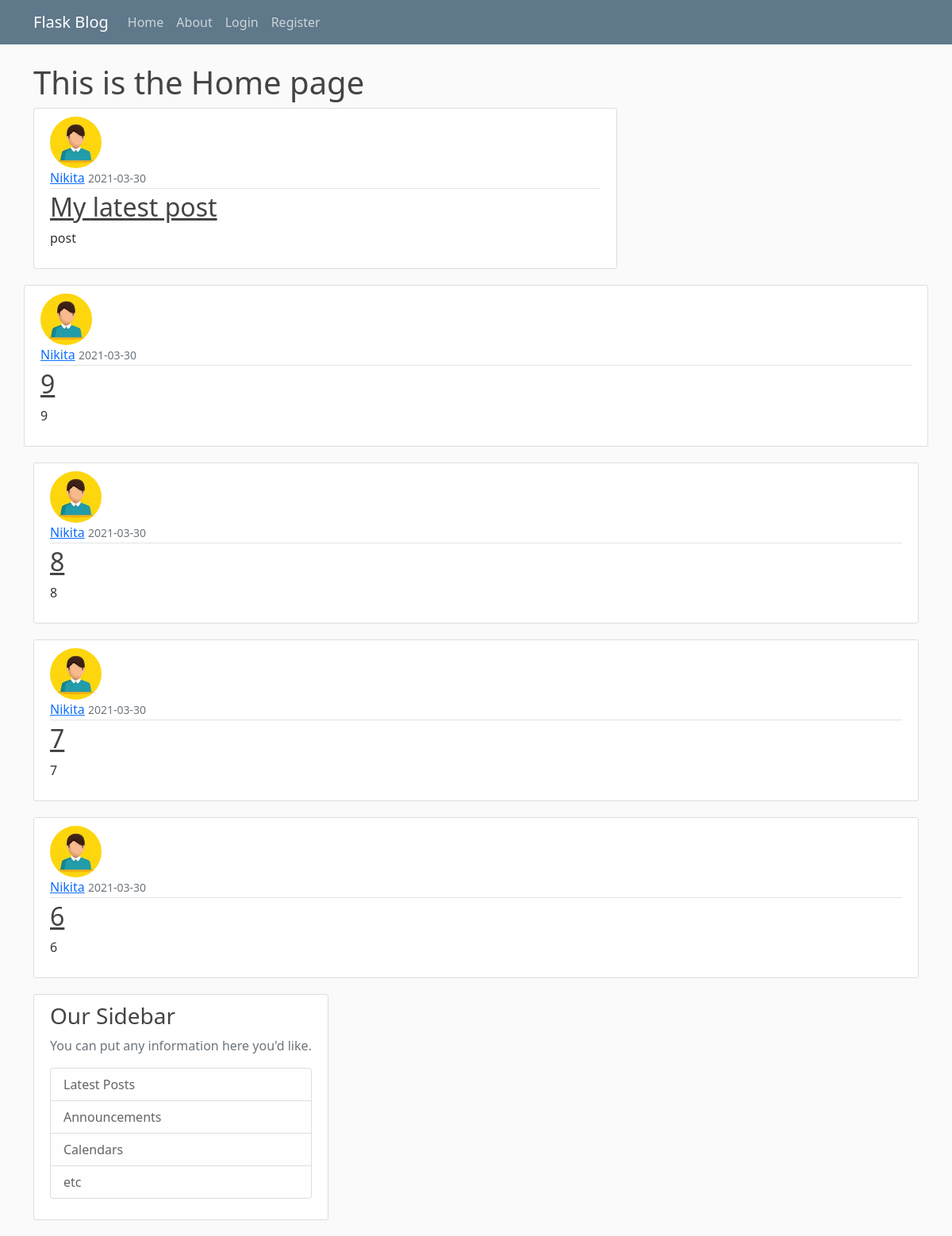
The page /home on the database its author committed.
### flaskblog/models.py (models this page shows, shortened)
class Post(db.Model):
    id = db.Column(db.Integer, primary_key=True)
    title = db.Column(db.String(100), nullable=False)
    date_posted = db.Column(db.DateTime, nullable=False,
                            default=datetime.utcnow)
    content = db.Column(db.Text, nullable=False)
    user_id = db.Column(db.Integer, db.ForeignKey('user.id'), nullable=False)

class User(db.Model, UserMixin):
    id = db.Column(db.Integer, primary_key=True)
    username = db.Column(db.String(20), unique=True, nullable=False)
    email = db.Column(db.String(120), unique=True, nullable=False)
    image_file = db.Column(db.String(20), nullable=False,
                           default='default.jpg')
    password = db.Column(db.String(60), nullable=False)
    posts = db.relationship('Post', backref='author', lazy=True)

### flaskblog/routes.py (the view)
@app.route("/")
@app.route("/home")
def home():
    page = request.args.get('page', 1, type=int)
    posts = Post.query.order_by(
        Post.date_posted.desc()).paginate(page=page, per_page=5)
    return render_template('home.html', posts=posts)

### flaskblog/templates/home.html
{% extends "layouts.html" %}
{% block content %}
<h1>This is the Home page</h1>
{% for post in posts %}
<article class="media content-section">
    <img class="rounded-circle article-img" src="{{ url_for('static', filename='profile_pics/' + post.author.image_file) }}"
    <div class="media-body">
        <div class="article-metadata">
            <a class="mr-2" href="#">{{ post.author.username }}</a>
            <small class="text-muted">{{ post.date_posted.strftime('%Y-%m-%d') }}</small>
        </div>
        <h2><a class="article-title" href="{{ url_for('post', post_id=post.id) }}">{{ post.title }}</a></h2>
        <p class="article-content">{{ post.content }}</p>
    </div>
</article>
{% endfor %}
{% endblock content %}

### flaskblog/templates/layouts.html (shortened to what this page needs)
<!DOCTYPE html>
<head>
    <link href="https://cdn.jsdelivr.net/npm/bootstrap@5.0.0-beta3/dist/css/bootstrap.min.css" rel="stylesheet"
>
    <link rel="stylesheet" type="text/css" href="{{ url_for('static', filename='main.css') }}">
</head>
<body>
    <header class="site-header">
        <nav class="navbar navbar-expand-md navbar-dark bg-steel fixed-top">
            <div class="container">
                <a class="navbar-brand mr-4" href="/">Flask Blog</a>
                <div class="collapse navbar-collapse" id="navbarToggle">
                    <div class="navbar-nav mr-auto">
                        <a class="nav-item nav-link" href="{{ url_for('home') }}">Home</a>
                        <a class="nav-item nav-link" href="{{ url_for('about') }}">About</a>
                    </div>
                    <div class="navbar-nav">
                        {% if current_user.is_authenticated %}
                        <a class="nav-item nav-link" href="{{ url_for('new_post') }}">New Post</a>
                        <a class="nav-item nav-link" href="{{ url_for('account') }}">Account</a>
                        <a class="nav-item nav-link" href="{{ url_for('logout') }}">Logout</a>
                        {% else %}
                        <a class="nav-item nav-link" href="{{ url_for('login') }}">Login</a>
                        <a class="nav-item nav-link" href="{{ url_for('register') }}">Register</a>
                        {% endif %}
                    </div>
                </div>
            </div>
        </nav>
    </header>
    <main role="main" class="container">
        <div class="row">
            <div class="col-md-8">
                {% block content %}{% endblock %}
            <div class="col-md-4">
                <div class="content-section">
                    <h3>Our Sidebar</h3>
                    <p class='text-muted'>You can put any information here you'd like.
                    <ul class="list-group">
                        <li class="list-group-item list-group-item-light">Latest Posts</li>
                        <li class="list-group-item list-group-item-light">Announcements</li>
                        <li class="list-group-item list-group-item-light">Calendars</li>
                        <li class="list-group-item list-group-item-light">etc</li>
                    </ul>
                    </p>
                </div>
            </div>
    </main>
</body>
</html>

### flaskblog/static/main.css (style rules this page uses)
body { background: #fafafa; color: #333333; margin-top: 5rem; }
h1, h2, h3, h4, h5, h6 { color: #444444; }
.bg-steel { background-color: #5f788a; }
.site-header .navbar-nav .nav-link { color: #cbd5db; }
.content-section { background: #ffffff; padding: 10px 20px; border: 1px solid #dddddd; border-radius: 3px; margin-bottom: 20px; }
.article-title { color: #444444; }
.article-content { white-space: pre-line; }
.article-img { height: 65px; width: 65px; margin-right: 16px; }
.article-metadata { padding-bottom: 1px; margin-bottom: 4px; border-bottom: 1px solid #e3e3e3 }

### rows shown on the page
Post: image_file (picture), author.username "Nikita", date_posted "2021-03-30", title "My latest post", content "post"
Post: image_file (picture), author.username "Nikita", date_posted "2021-03-30", title "9", content "9"
Post: image_file (picture), author.username "Nikita", date_posted "2021-03-30", title "8", content "8"
Post: image_file (picture), author.username "Nikita", date_posted "2021-03-30", title "7", content "7"
Post: image_file (picture), author.username "Nikita", date_posted "2021-03-30", title "6", content "6"
